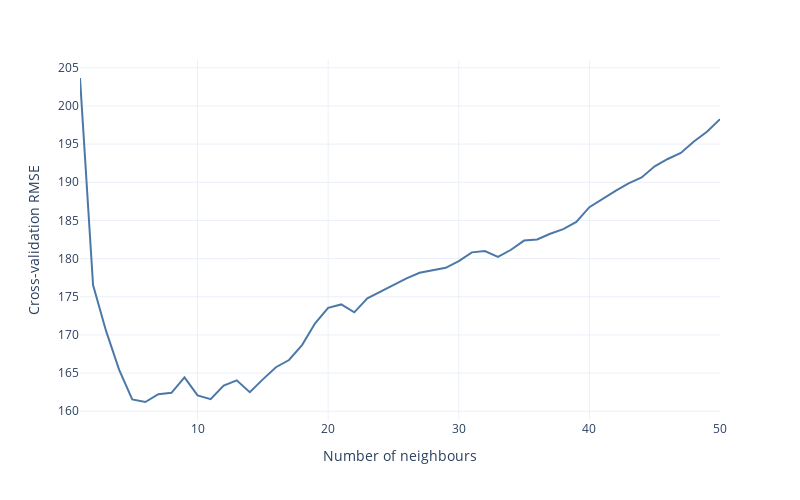

This figure's notebook cell:
### Markdown cell above
The scoring in Scikit-Learn follows the convention that higher score values are better. This is why the argument in the function is the negative mean squared error.  The scikit-learn [model evaluation](http://scikit-learn.org/stable/modules/model_evaluation.html) documentation provides a list of scoring options. It is useful to bookmark it for future reference. 

Often, the syntax is simplified by the fact that each method in scikit-learn has a default scoring method. In this case you have to consult the documentation to know what it is. For a [kNN regression](http://scikit-learn.org/stable/modules/generated/sklearn.neighbors.KNeighborsRegressor.html#sklearn.neighbors.KNeighborsRegressor) the default scoring is the r-squared.

#### 2.1.2 Plotting the cross-validation error

Let's apply what you've just learned plot the cross validation error as a function of the number of neighbours. 


## Aside
How to understand this code. Easy! Let us just see what is happening in the for loop.


`model = KNeighborsRegressor(n_neighbors= k, metric='mahalanobis', metric_params={'V': X_train.cov()}) `

This line is saying that we are going to build a K-NN model with `k` neighbours.

`scores = cross_val_score(model, X_train, y_train, cv=5, scoring = 'neg_mean_squared_error')`

Then using that `model` we are going to compute the CV score.

`rmse = np.sqrt(-1*np.mean(scores))`

Compute the RMSE

`cv_errors.append(rmse)`

Appened the result to an list

So, in totality, each for loop builds a K-NN model with `k` neighbours, compute the CV score, and save the results into a list. Note that the for loop loops through `ks = np.arnage(1,51)`. Hence it does this process for `k=1, 2, 3,...,50` neighbours.

### Code cell
# Compute the CV error for k=1 to k=50
ks=np.arange(1, 51)
cv_errors = []
for k in ks: 
    model = KNeighborsRegressor(n_neighbors= k, metric='mahalanobis', metric_params={'V': X_train.cov()}) 
    scores = cross_val_score(model, X_train, y_train, cv=5, scoring = 'neg_mean_squared_error')
    rmse = np.sqrt(-1*np.mean(scores))
    cv_errors.append(rmse)

# Make figure 
fig = px.line(x=ks, y=cv_errors, # everything below is detail
              labels={'x': 'k', 'y': 'RMSE'}, 
              template='plotly_white',
              color_discrete_sequence=px.colors.qualitative.T10)

fig.update_layout(xaxis_title='Number of neighbours', yaxis_title='Cross-validation RMSE', )
fig.update_layout(width=800, height=500)
fig.show()

### Figure 1 — Plotly figure (JSON) as saved in the notebook; plotly's stock layout.template omitted (floating-point values rounded to 4 significant figures)
{"data": [{"hovertemplate": "k=%{x}<br>RMSE=%{y}<extra></extra>", "legendgroup": "", "line": {"color": "#4C78A8", "dash": "solid"}, "mode": "lines", "name": "", "orientation": "v", "showlegend": false, "type": "scatter", "x": [1, 2, 3, 4, 5, 6, 7, 8, 9, 10, 11, 12, 13, 14, 15, 16, 17, 18, 19, 20, 21, 22, 23, 24, 25, 26, 27, 28, 29, 30, 31, 32, 33, 34, 35, 36, 37, 38, 39, 40, 41, 42, 43, 44, 45, 46, 47, 48, 49, 50], "xaxis": "x", "y": [203.7, 176.5, 170.5, 165.4, 161.5, 161.2, 162.2, 162.4, 164.4, 162.1, 161.6, 163.4, 164.0, 162.5, 164.2, 165.8, 166.7, 168.7, 171.5, 173.5, 174.0, 173.0, 174.8, 175.7, 176.6, 177.4, 178.1, 178.5, 178.8, 179.7, 180.8, 181.0, 180.2, 181.2, 182.4, 182.5, 183.3, 183.9, 184.8, 186.7, 187.8, 188.9, 189.9, 190.6, 192.1, 193.1, 193.8, 195.3, 196.6, 198.3], "yaxis": "y"}], "layout": {"height": 500, "legend": {"tracegroupgap": 0}, "margin": {"t": 60}, "width": 800, "xaxis": {"anchor": "y", "domain": [0, 1], "title": {"text": "Number of neighbours"}}, "yaxis": {"anchor": "x", "domain": [0, 1], "title": {"text": "Cross-validation RMSE"}}}}
